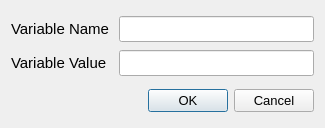
<?xml version="1.0" encoding="UTF-8"?>
<ui version="4.0">
 <class>EditVariableDialog</class>
 <widget class="QDialog" name="EditVariableDialog">
  <property name="geometry">
   <rect>
    <x>0</x>
    <y>0</y>
    <width>325</width>
    <height>128</height>
   </rect>
  </property>
  <property name="minimumSize">
   <size>
    <width>325</width>
    <height>128</height>
   </size>
  </property>
  <property name="maximumSize">
   <size>
    <width>325</width>
    <height>128</height>
   </size>
  </property>
  <property name="windowTitle">
   <string>Dialog</string>
  </property>
  <layout class="QVBoxLayout" name="verticalLayout">
   <property name="spacing">
    <number>8</number>
   </property>
   <item>
    <layout class="QGridLayout" name="gridLayout">
     <property name="horizontalSpacing">
      <number>10</number>
     </property>
     <property name="verticalSpacing">
      <number>8</number>
     </property>
     <item row="0" column="0">
      <widget class="QLabel" name="variableNameLabel">
       <property name="styleSheet">
        <string notr="true">font-size:11pt;</string>
       </property>
       <property name="text">
        <string>Variable Name</string>
       </property>
      </widget>
     </item>
     <item row="0" column="1">
      <widget class="QLineEdit" name="variableName">
       <property name="styleSheet">
        <string notr="true">font-size:11pt;</string>
       </property>
      </widget>
     </item>
     <item row="1" column="0">
      <widget class="QLabel" name="variableValueLabel">
       <property name="styleSheet">
        <string notr="true">font-size:11pt;</string>
       </property>
       <property name="text">
        <string>Variable Value</string>
       </property>
      </widget>
     </item>
     <item row="1" column="1">
      <widget class="QLineEdit" name="variableValue">
       <property name="styleSheet">
        <string notr="true">font-size:11pt;</string>
       </property>
      </widget>
     </item>
    </layout>
   </item>
   <item>
    <widget class="QDialogButtonBox" name="buttonBox">
     <property name="styleSheet">
      <string notr="true">font-size:10pt;</string>
     </property>
     <property name="orientation">
      <enum>Qt::Horizontal</enum>
     </property>
     <property name="standardButtons">
      <set>QDialogButtonBox::Cancel|QDialogButtonBox::Ok</set>
     </property>
    </widget>
   </item>
  </layout>
 </widget>
 <resources/>
 <connections>
  <connection>
   <sender>buttonBox</sender>
   <signal>accepted()</signal>
   <receiver>EditVariableDialog</receiver>
   <slot>accept()</slot>
   <hints>
    <hint type="sourcelabel">
     <x>248</x>
     <y>254</y>
    </hint>
    <hint type="destinationlabel">
     <x>157</x>
     <y>274</y>
    </hint>
   </hints>
  </connection>
  <connection>
   <sender>buttonBox</sender>
   <signal>rejected()</signal>
   <receiver>EditVariableDialog</receiver>
   <slot>reject()</slot>
   <hints>
    <hint type="sourcelabel">
     <x>316</x>
     <y>260</y>
    </hint>
    <hint type="destinationlabel">
     <x>286</x>
     <y>274</y>
    </hint>
   </hints>
  </connection>
 </connections>
</ui>
